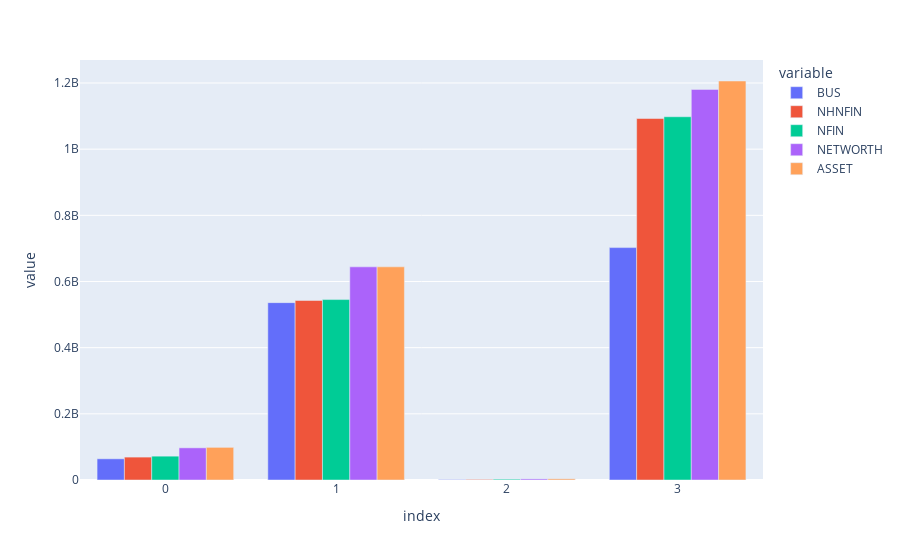

Notebook cell for this chart:
### Code cell
# Create side-by-side bar chart of `xgb`
fig = px.bar(xgb, barmode='group')

fig.show()

### Figure 1 — Plotly figure (JSON) as saved in the notebook; plotly's stock layout.template omitted (floating-point values rounded to 4 significant figures)
{"data": [{"alignmentgroup": "True", "hovertemplate": "variable=BUS<br>index=%{x}<br>value=%{y}<extra></extra>", "legendgroup": "BUS", "marker": {"color": "#636efa", "pattern": {"shape": ""}}, "name": "BUS", "offsetgroup": "BUS", "orientation": "v", "showlegend": true, "textposition": "auto", "type": "bar", "x": [0, 1, 2, 3], "xaxis": "x", "y": [64080000.0, 536075000, 1266000.0, 702460000], "yaxis": "y"}, {"alignmentgroup": "True", "hovertemplate": "variable=NHNFIN<br>index=%{x}<br>value=%{y}<extra></extra>", "legendgroup": "NHNFIN", "marker": {"color": "#EF553B", "pattern": {"shape": ""}}, "name": "NHNFIN", "offsetgroup": "NHNFIN", "orientation": "v", "showlegend": true, "textposition": "auto", "type": "bar", "x": [0, 1, 2, 3], "xaxis": "x", "y": [69220000.0, 542600000.0, 1716000.0, 1092665120], "yaxis": "y"}, {"alignmentgroup": "True", "hovertemplate": "variable=NFIN<br>index=%{x}<br>value=%{y}<extra></extra>", "legendgroup": "NFIN", "marker": {"color": "#00cc96", "pattern": {"shape": ""}}, "name": "NFIN", "offsetgroup": "NFIN", "orientation": "v", "showlegend": true, "textposition": "auto", "type": "bar", "x": [0, 1, 2, 3], "xaxis": "x", "y": [72020000.0, 545400000.0, 2409000.0, 1097909120], "yaxis": "y"}, {"alignmentgroup": "True", "hovertemplate": "variable=NETWORTH<br>index=%{x}<br>value=%{y}<extra></extra>", "legendgroup": "NETWORTH", "marker": {"color": "#ab63fa", "pattern": {"shape": ""}}, "name": "NETWORTH", "offsetgroup": "NETWORTH", "orientation": "v", "showlegend": true, "textposition": "auto", "type": "bar", "x": [0, 1, 2, 3], "xaxis": "x", "y": [97240000.0, 644300000.0, 3299000.0, 1180557920], "yaxis": "y"}, {"alignmentgroup": "True", "hovertemplate": "variable=ASSET<br>index=%{x}<br>value=%{y}<extra></extra>", "legendgroup": "ASSET", "marker": {"color": "#FFA15A", "pattern": {"shape": ""}}, "name": "ASSET", "offsetgroup": "ASSET", "orientation": "v", "showlegend": true, "textposition": "auto", "type": "bar", "x": [0, 1, 2, 3], "xaxis": "x", "y": [98660000.0, 644300000.0, 3577000.0, 1206007920], "yaxis": "y"}], "layout": {"barmode": "group", "legend": {"title": {"text": "variable"}, "tracegroupgap": 0}, "margin": {"t": 60}, "xaxis": {"anchor": "y", "domain": [0, 1], "title": {"text": "index"}}, "yaxis": {"anchor": "x", "domain": [0, 1], "title": {"text": "value"}}}}
